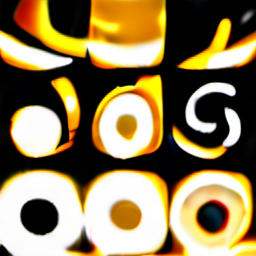
#> input picture assets/generated/cursor_dot_00001_.png, 256 x 256 px; its folder holds only this picture in this run
$ python remove_white_bg.py
#> lines starting #> are read from the running program, lines starting #| are printed output that depends on the picture; after the words box and inside, x2 and y2 are one past the last pixel; in counts of white or black regions, pixels touching at a corner belong together
from PIL import Image
import numpy as np
import os, glob

GEN_DIR = "assets/generated"

def remove_white_bg(path, out_path, threshold=240):
#> called with path = 'assets/generated/cursor_dot_00001_.png', out_path = 'assets/generated/cursor_dot_00001_.png', threshold = 240
    img = Image.open(path).convert("RGBA")
    arr = np.array(img)
    # Mask: all channels above threshold = near-white paper
    white = (arr[:,:,0] > threshold) & (arr[:,:,1] > threshold) & (arr[:,:,2] > threshold)
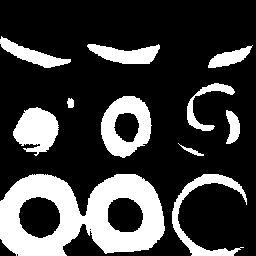
#> white: shape (256, 256) bool; 24.6% white; 11 white regions, largest, box (x1, y1, x2, y2) and area: (0, 174, 165, 256) 8281, (101, 96, 152, 158) 1840, (13, 107, 59, 156) 1484
    arr[white] = [255, 255, 255, 0]
    Image.fromarray(arr).save(out_path)

for png in glob.glob(os.path.join(GEN_DIR, "*.png")):
    remove_white_bg(png, png)
    print("Processed:", os.path.basename(png))

$ run again, on assets/generated/splash_dusk_00001_.png
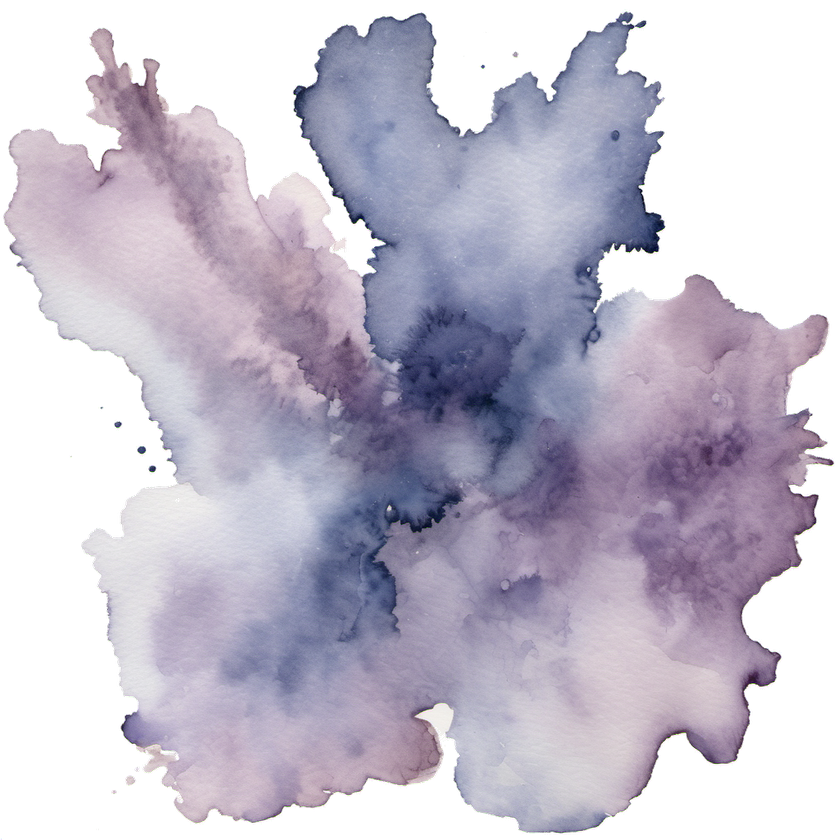
#> input picture assets/generated/splash_dusk_00001_.png, 840 x 840 px, shrunk from 1024 x 1024 before the run
#> in remove_white_bg, img is the input picture: PIL image 840x840 RGBA; mean R, G, B, A 110.9, 105.8, 120.4, 166.3
#> in remove_white_bg, `white = (arr[:,:,0] > threshold) & (arr[:,:,1] > threshold) & (arr[:,:..`:
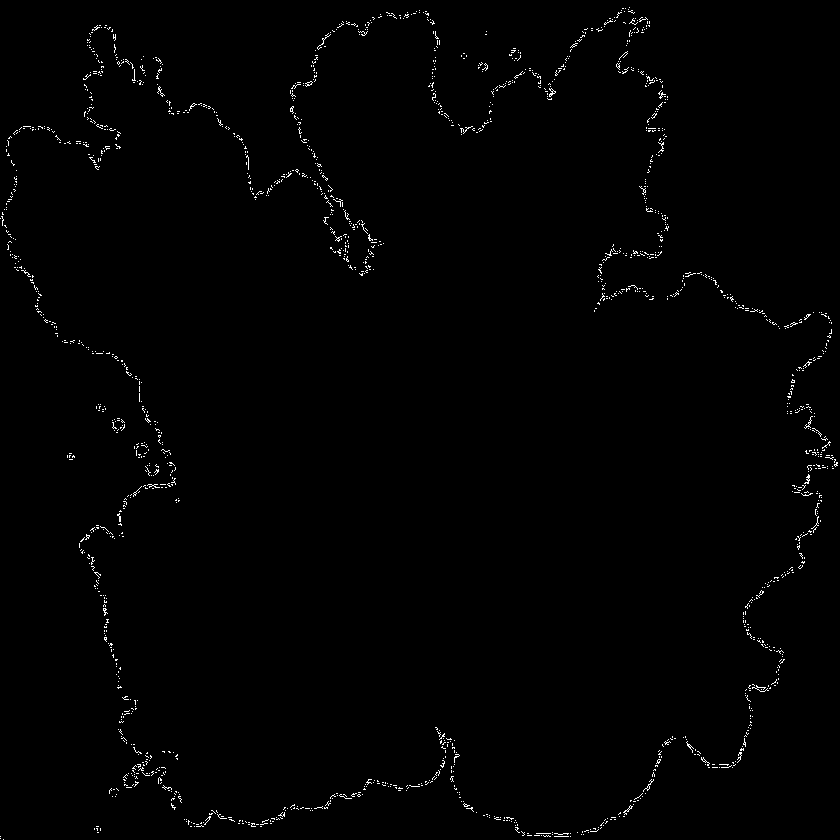
#> white: shape (840, 840) bool; 0.85% white in thin lines or dots
#> in remove_white_bg, `arr[white] = [255, 255, 255, 0]`:
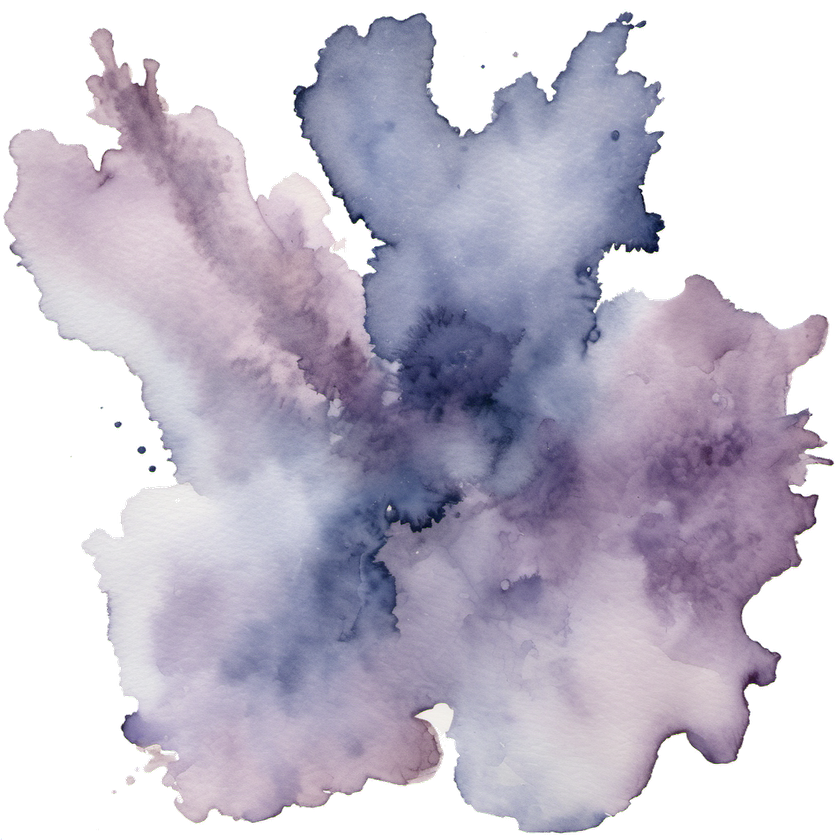
#> arr: shape (840, 840, 4); 0.85% of pixels changed, all inside (x1, y1, x2, y2) = (0, 7, 838, 840); transparent parts drawn white

$ run again, on assets/generated/splash_indigo_00001_.png
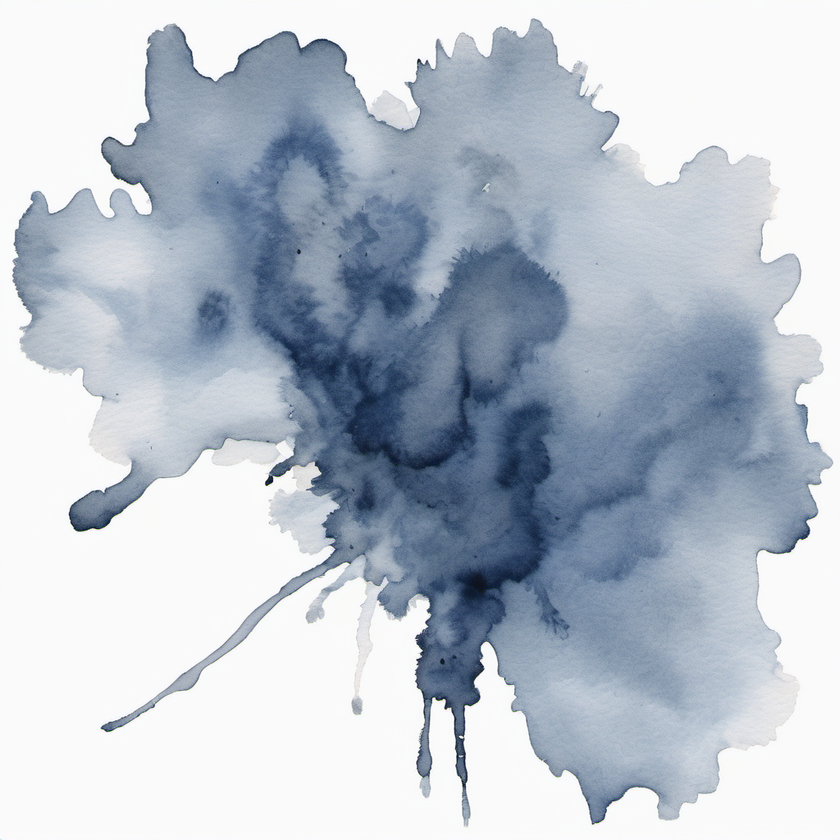
#> input picture assets/generated/splash_indigo_00001_.png, 840 x 840 px, shrunk from 1024 x 1024 before the run
#> in remove_white_bg, `white = (arr[:,:,0] > threshold) & (arr[:,:,1] > threshold) & (arr[:,:..`:
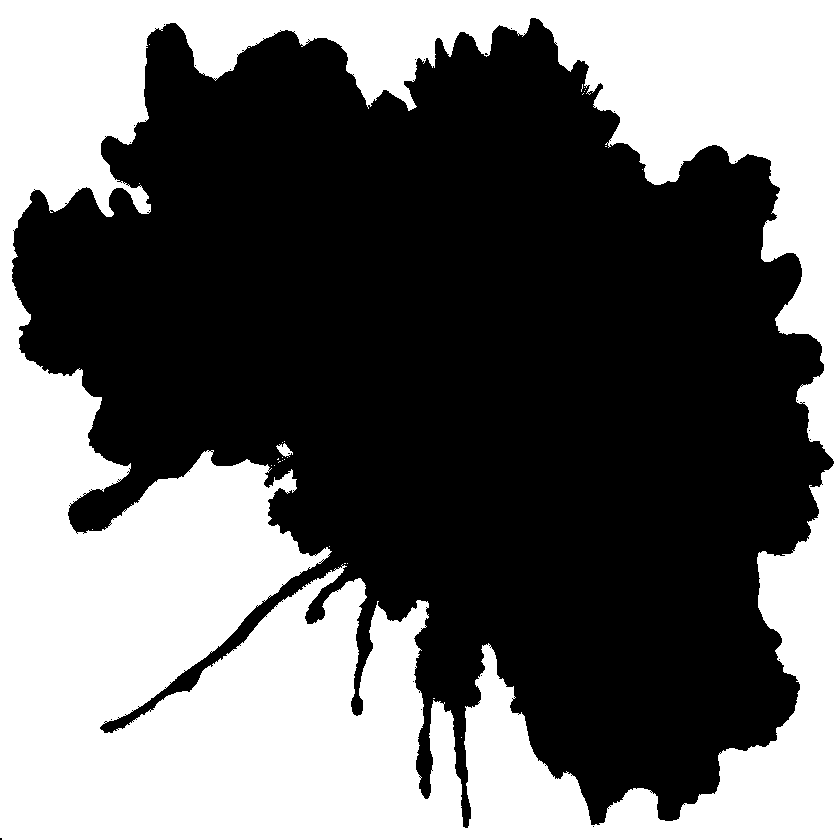
#> white: shape (840, 840) bool; 42.1% white; 27 white regions (25 under 20 px), largest, box (x1, y1, x2, y2) and area: (0, 0, 840, 840) 296877, (276, 443, 293, 457) 122
